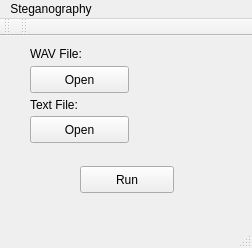
<?xml version="1.0" encoding="UTF-8"?>
<ui version="4.0">
 <class>MainWindow</class>
 <widget class="QMainWindow" name="MainWindow">
  <property name="geometry">
   <rect>
    <x>0</x>
    <y>0</y>
    <width>252</width>
    <height>248</height>
   </rect>
  </property>
  <property name="windowTitle">
   <string>Steganography</string>
  </property>
  <widget class="QWidget" name="centralWidget">
   <widget class="QPushButton" name="pushButtonRun">
    <property name="geometry">
     <rect>
      <x>80</x>
      <y>130</y>
      <width>94</width>
      <height>27</height>
     </rect>
    </property>
    <property name="text">
     <string>Run</string>
    </property>
   </widget>
   <widget class="QLabel" name="label_TextFile">
    <property name="geometry">
     <rect>
      <x>30</x>
      <y>60</y>
      <width>181</width>
      <height>17</height>
     </rect>
    </property>
    <property name="text">
     <string>Text File:</string>
    </property>
   </widget>
   <widget class="QLabel" name="label_WAVFile">
    <property name="geometry">
     <rect>
      <x>30</x>
      <y>10</y>
      <width>191</width>
      <height>16</height>
     </rect>
    </property>
    <property name="text">
     <string>WAV File:</string>
    </property>
   </widget>
   <widget class="QPushButton" name="pushButtonOpenWav">
    <property name="geometry">
     <rect>
      <x>30</x>
      <y>30</y>
      <width>99</width>
      <height>27</height>
     </rect>
    </property>
    <property name="text">
     <string>Open</string>
    </property>
   </widget>
   <widget class="QPushButton" name="pushButtonOpenText">
    <property name="geometry">
     <rect>
      <x>30</x>
      <y>80</y>
      <width>99</width>
      <height>27</height>
     </rect>
    </property>
    <property name="text">
     <string>Open</string>
    </property>
   </widget>
  </widget>
  <widget class="QMenuBar" name="menuBar">
   <property name="geometry">
    <rect>
     <x>0</x>
     <y>0</y>
     <width>252</width>
     <height>25</height>
    </rect>
   </property>
   <widget class="QMenu" name="menuCaesar">
    <property name="title">
     <string>Steganography</string>
    </property>
   </widget>
   <addaction name="menuCaesar"/>
  </widget>
  <widget class="QToolBar" name="mainToolBar">
   <attribute name="toolBarArea">
    <enum>TopToolBarArea</enum>
   </attribute>
   <attribute name="toolBarBreak">
    <bool>false</bool>
   </attribute>
  </widget>
  <widget class="QStatusBar" name="statusBar"/>
  <widget class="QToolBar" name="toolBar">
   <property name="windowTitle">
    <string>toolBar</string>
   </property>
   <attribute name="toolBarArea">
    <enum>TopToolBarArea</enum>
   </attribute>
   <attribute name="toolBarBreak">
    <bool>false</bool>
   </attribute>
  </widget>
 </widget>
 <layoutdefault spacing="6" margin="11"/>
 <resources/>
 <connections/>
</ui>
